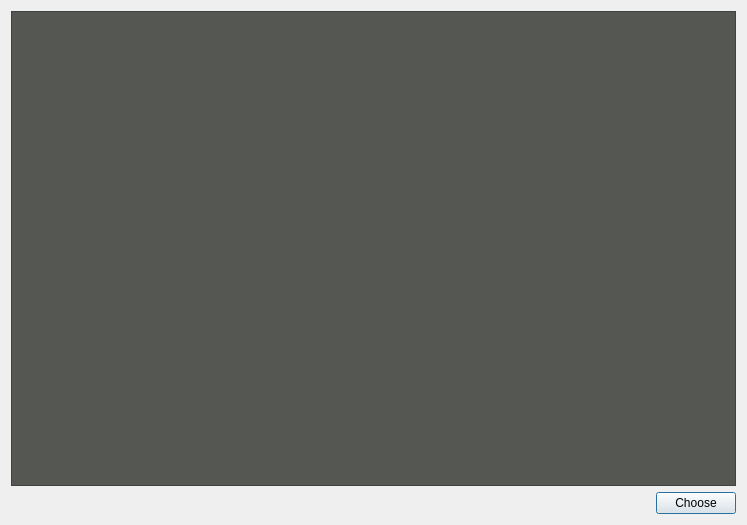
<?xml version="1.0" encoding="UTF-8"?>
<ui version="4.0">
 <class>AddressBookDialog</class>
 <widget class="QDialog" name="AddressBookDialog">
  <property name="geometry">
   <rect>
    <x>0</x>
    <y>0</y>
    <width>747</width>
    <height>525</height>
   </rect>
  </property>
  <property name="windowTitle">
   <string>Select address</string>
  </property>
  <layout class="QVBoxLayout" name="verticalLayout">
   <item>
    <widget class="QTreeView" name="m_addressBookView">
     <property name="styleSheet">
      <string notr="true">font-family:orbitron;
       background-color: rgb(85, 87, 83);
       color: rgb(211, 215, 207);
</string>
     </property>
    </widget>
   </item>
   <item>
    <layout class="QHBoxLayout" name="horizontalLayout">
     <item>
      <spacer name="horizontalSpacer">
       <property name="orientation">
        <enum>Qt::Horizontal</enum>
       </property>
       <property name="sizeHint" stdset="0">
        <size>
         <width>40</width>
         <height>20</height>
        </size>
       </property>
      </spacer>
     </item>
     <item>
      <widget class="QPushButton" name="m_okButton">
       <property name="text">
        <string>Choose</string>
       </property>
       <property name="icon">
        <iconset resource="../../resources.qrc">
         <normaloff>:/icons/add_recepient</normaloff>:/icons/add_recepient</iconset>
       </property>
      </widget>
     </item>
    </layout>
   </item>
  </layout>
 </widget>
 <resources>
  <include location="../../resources.qrc"/>
 </resources>
 <connections>
  <connection>
   <sender>m_okButton</sender>
   <signal>clicked()</signal>
   <receiver>AddressBookDialog</receiver>
   <slot>accept()</slot>
   <hints>
    <hint type="sourcelabel">
     <x>694</x>
     <y>499</y>
    </hint>
    <hint type="destinationlabel">
     <x>373</x>
     <y>262</y>
    </hint>
   </hints>
  </connection>
  <connection>
   <sender>m_addressBookView</sender>
   <signal>doubleClicked(QModelIndex)</signal>
   <receiver>AddressBookDialog</receiver>
   <slot>accept()</slot>
   <hints>
    <hint type="sourcelabel">
     <x>373</x>
     <y>242</y>
    </hint>
    <hint type="destinationlabel">
     <x>373</x>
     <y>262</y>
    </hint>
   </hints>
  </connection>
 </connections>
</ui>
